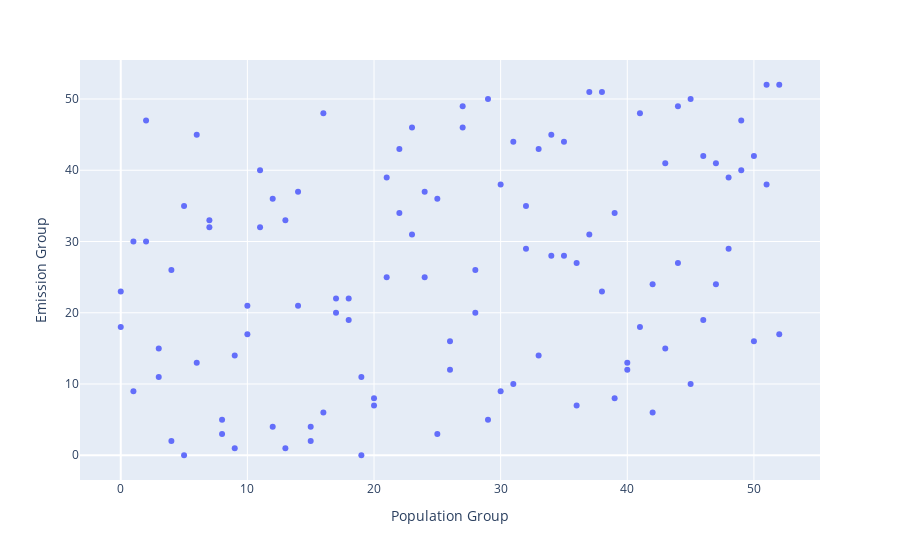
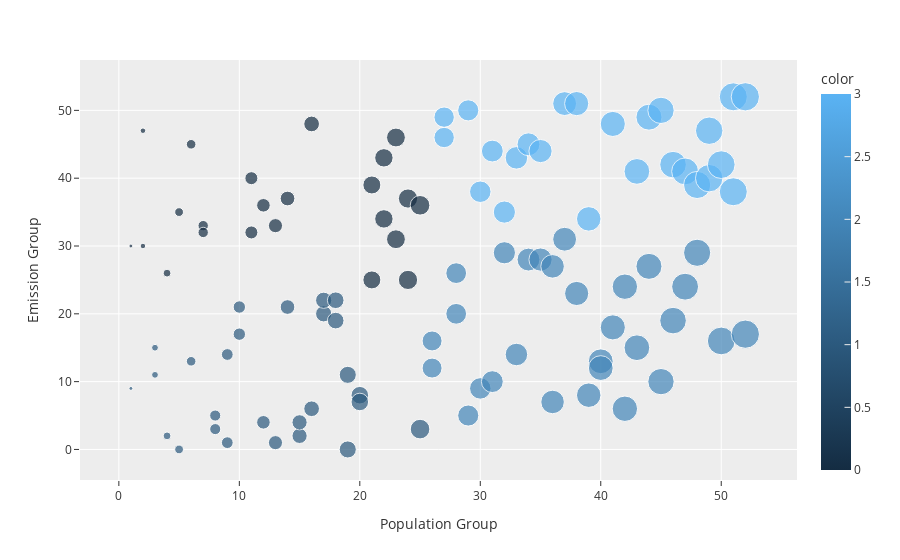

The cell these charts' notebook holds for them, in order:
### Code cell
# Reading data and renaming columns
co2_data = pd.read_csv("co2_emission.csv")
flood_data = pd.read_csv("gfd_event_stats_20215_13_error_fixed_2.csv")
co2_data.rename(columns={'Annual CO₂ emissions (tonnes )':'Emission'} ,inplace=True)
flood_data['totalPopulation'] = flood_data['dfo_dead'] + flood_data['dfo_displaced']

def getCommons():
    country_list = np.unique(flood_data['dfo_country'])
    co2_country = np.unique(co2_data['Entity'])
    country_list.sort()
    co2_country.sort()
    common_countries = []
    count = 0
    for countryName in country_list:
        for country in co2_country:
            if(countryName == country):
                count = count + 1
                common_countries.append(countryName)
    return common_countries

def getTimeRange(countryName):
    split_list = []
    for info in flood_data[flood_data['dfo_country'] == countryName]['system:index']:
        splitted = info.split('_')
        split_list.append(splitted[-1][0:4])
    return (split_list[0] ,split_list[-1])
common_countries = getCommons()

def getTotalPop(countryName):
    return flood_data[flood_data['dfo_country'] == countryName]['totalPopulation'].sum()

def getCO2Pollution(dates ,countryName):
    countryData = co2_data[co2_data['Entity'] == countryName]
    times = list(np.arange(int(dates[0]) ,(int(dates[1])+1)))
    total = countryData[countryData['Year'].isin(times)]['Emission'].sum()
    return total

country_data_co2 = co2_data[ (co2_data['Entity'] == common_countries[0])]
country_data_flood = flood_data[ flood_data['dfo_country'] == common_countries[0] ]
country_data_flood = flood_data[['dfo_began' ,'dfo_ended' ,'totalPopulation']]

data = []
formatted_data = []
for countryName in common_countries:
    data.append([countryName ,getTotalPop(countryName) ,getCO2Pollution(getTimeRange(countryName) ,countryName)])

for row in data:
    formatted_data.append([float(row[1]),float(row[2])])

arr = np.array(formatted_data)
names = np.array(data)

d = {'Country Name' : names[:,0] ,'Total Population' :arr[:,0] ,'Emission' : arr[:,1]}
df = pd.DataFrame(data=d)
df['Ratio'] = 0 # df['Total Population'] / df['Emission'] 

df['Emission Group'] = 0
df['Population Group'] = 0
df = df.sort_values(by=['Emission'])
emission_indexes = df['Emission'].index
index = 0
for i in emission_indexes:
    df.at[emission_indexes[index] ,'Emission Group'] = index / 2
    index = index + 1

df = df.sort_values(by=['Total Population'])
pop_indexes = df['Emission'].index
index = 0
for i in pop_indexes:
    df.at[pop_indexes[index] ,'Population Group'] = index / 2
    index = index + 1

df = df.sort_values(by=['Total Population'])
ratio_indexes = df['Total Population'].index
index = 0
for i in ratio_indexes:
    df.at[ratio_indexes[index] ,'Ratio'] = index / 2
    index = index + 1


df.replace(np.inf ,0 ,inplace=True)

fig = px.scatter(df,x='Population Group',y='Emission Group',hover_data=['Country Name'])
fig.show()

kmeans_df = df[['Population Group','Emission Group']]
kmeans_df = kmeans_df.to_numpy()

# Using elbow method to find optimal cluster number.
inertias = []
mapping1 = {}
mapping2 = {}
K = range(1, 10)
 
for k in K:
    # Building and fitting the model
    kmeanModel = KMeans(n_clusters=k).fit(kmeans_df)
    kmeanModel.fit(kmeans_df)
    inertias.append(kmeanModel.inertia_)
 
    mapping1[k] = sum(np.min(cdist(kmeans_df, kmeanModel.cluster_centers_,
                                   'euclidean'), axis=1)) / kmeans_df.shape[0]
    mapping2[k] = kmeanModel.inertia_

plt.plot(K, inertias, 'bx-')
plt.xlabel('Values of K')
plt.ylabel('Inertia')
plt.title('The Elbow Method using Inertia')
plt.show()

last_df = pd.DataFrame(df, columns = ['Population Group','Emission Group','Country Name','Ratio'])
kmeans = KMeans(n_clusters=4, random_state=0)

kmeans = kmeans.fit(kmeans_df)

fig2 = px.scatter(last_df, x='Population Group',y='Emission Group', color=kmeans.labels_, 
                 hover_data=['Country Name'], template='ggplot2',size='Ratio')  
fig2.show()

### Figure 1 — Plotly figure (JSON) as saved in the notebook; plotly's stock layout.template omitted (floating-point values rounded to 4 significant figures)
{"data": [{"customdata": [["Belarus"], ["Azerbaijan"], ["Iraq"], ["Latvia"], ["Spain"], ["Egypt"], ["Slovenia"], ["Yemen"], ["Croatia"], ["Czech Republic"], ["Algeria"], ["Mongolia"], ["Turkey"], ["Bosnia and Herzegovina"], ["Morocco"], ["Ukraine"], ["Bahamas"], ["Togo"], ["Rwanda"], ["Botswana"], ["Papua New Guinea"], ["Tunisia"], ["Poland"], ["Greece"], ["Palestine"], ["Serbia"], ["Bulgaria"], ["Burundi"], ["New Zealand"], ["Hungary"], ["Fiji"], ["Lesotho"], ["Georgia"], ["Canada"], ["Slovakia"], ["Senegal"], ["Chile"], ["Syria"], ["South Sudan"], ["Mali"], ["Costa Rica"], ["Niger"], ["Italy"], ["Albania"], ["Iran"], ["Angola"], ["Cuba"], ["France"], ["Tanzania"], ["Romania"], ["North Korea"], ["Guinea"], ["Zambia"], ["Afghanistan"], ["Kazakhstan"], ["South Africa"], ["Uruguay"], ["Namibia"], ["Burkina Faso"], ["Australia"], ["South Korea"], ["Somalia"], ["Jamaica"], ["Venezuela"], ["Peru"], ["Dominican Republic"], ["Guatemala"], ["Japan"], ["Argentina"], ["Myanmar"], ["Malaysia"], ["Sudan"], ["El Salvador"], ["Kenya"], ["Germany"], ["Bolivia"], ["Mozambique"], ["Russia"], ["Mauritania"], ["Ecuador"], ["Haiti"], ["Guyana"], ["Ethiopia"], ["Brazil"], ["Chad"], ["Paraguay"], ["Nigeria"], ["Uganda"], ["Ghana"], ["Indonesia"], ["Malawi"], ["Mexico"], ["Madagascar"], ["Vietnam"], ["Cambodia"], ["Taiwan"], ["Sri Lanka"], ["Colombia"], ["Thailand"], ["Philippines"], ["Nepal"], ["Pakistan"], ["China"], ["Bangladesh"], ["Nicaragua"], ["India"]], "hovertemplate": "Population Group=%{x}<br>Emission Group=%{y}<br>Country Name=%{customdata[0]}<extra></extra>", "legendgroup": "", "marker": {"color": "#636efa", "symbol": "circle"}, "mode": "markers", "name": "", "orientation": "v", "showlegend": false, "type": "scatter", "x": [0, 0, 1, 1, 2, 2, 3, 3, 4, 4, 5, 5, 6, 6, 7, 7, 8, 8, 9, 9, 10, 10, 11, 11, 12, 12, 13, 13, 14, 14, 15, 15, 16, 16, 17, 17, 18, 18, 19, 19, 20, 20, 21, 21, 22, 22, 23, 23, 24, 24, 25, 25, 26, 26, 27, 27, 28, 28, 29, 29, 30, 30, 31, 31, 32, 32, 33, 33, 34, 34, 35, 35, 36, 36, 37, 37, 38, 38, 39, 39, 40, 40, 41, 41, 42, 42, 43, 43, 44, 44, 45, 45, 46, 46, 47, 47, 48, 48, 49, 49, 50, 50, 51, 51, 52, 52], "xaxis": "x", "y": [23, 18, 30, 9, 47, 30, 11, 15, 2, 26, 35, 0, 45, 13, 33, 32, 5, 3, 1, 14, 21, 17, 32, 40, 4, 36, 33, 1, 37, 21, 2, 4, 6, 48, 20, 22, 22, 19, 0, 11, 8, 7, 39, 25, 43, 34, 31, 46, 25, 37, 36, 3, 12, 16, 46, 49, 26, 20, 5, 50, 38, 9, 10, 44, 35, 29, 14, 43, 45, 28, 44, 28, 7, 27, 51, 31, 23, 51, 8, 34, 13, 12, 18, 48, 6, 24, 41, 15, 27, 49, 10, 50, 19, 42, 24, 41, 29, 39, 47, 40, 16, 42, 52, 38, 17, 52], "yaxis": "y"}], "layout": {"legend": {"tracegroupgap": 0}, "margin": {"t": 60}, "xaxis": {"anchor": "y", "domain": [0, 1], "title": {"text": "Population Group"}}, "yaxis": {"anchor": "x", "domain": [0, 1], "title": {"text": "Emission Group"}}}}

### Figure 2 — Plotly figure (JSON) as saved in the notebook; plotly's stock layout.template omitted (floating-point values rounded to 4 significant figures)
{"data": [{"customdata": [["Belarus"], ["Azerbaijan"], ["Iraq"], ["Latvia"], ["Spain"], ["Egypt"], ["Slovenia"], ["Yemen"], ["Croatia"], ["Czech Republic"], ["Algeria"], ["Mongolia"], ["Turkey"], ["Bosnia and Herzegovina"], ["Morocco"], ["Ukraine"], ["Bahamas"], ["Togo"], ["Rwanda"], ["Botswana"], ["Papua New Guinea"], ["Tunisia"], ["Poland"], ["Greece"], ["Palestine"], ["Serbia"], ["Bulgaria"], ["Burundi"], ["New Zealand"], ["Hungary"], ["Fiji"], ["Lesotho"], ["Georgia"], ["Canada"], ["Slovakia"], ["Senegal"], ["Chile"], ["Syria"], ["South Sudan"], ["Mali"], ["Costa Rica"], ["Niger"], ["Italy"], ["Albania"], ["Iran"], ["Angola"], ["Cuba"], ["France"], ["Tanzania"], ["Romania"], ["North Korea"], ["Guinea"], ["Zambia"], ["Afghanistan"], ["Kazakhstan"], ["South Africa"], ["Uruguay"], ["Namibia"], ["Burkina Faso"], ["Australia"], ["South Korea"], ["Somalia"], ["Jamaica"], ["Venezuela"], ["Peru"], ["Dominican Republic"], ["Guatemala"], ["Japan"], ["Argentina"], ["Myanmar"], ["Malaysia"], ["Sudan"], ["El Salvador"], ["Kenya"], ["Germany"], ["Bolivia"], ["Mozambique"], ["Russia"], ["Mauritania"], ["Ecuador"], ["Haiti"], ["Guyana"], ["Ethiopia"], ["Brazil"], ["Chad"], ["Paraguay"], ["Nigeria"], ["Uganda"], ["Ghana"], ["Indonesia"], ["Malawi"], ["Mexico"], ["Madagascar"], ["Vietnam"], ["Cambodia"], ["Taiwan"], ["Sri Lanka"], ["Colombia"], ["Thailand"], ["Philippines"], ["Nepal"], ["Pakistan"], ["China"], ["Bangladesh"], ["Nicaragua"], ["India"]], "hovertemplate": "Population Group=%{x}<br>Emission Group=%{y}<br>Ratio=%{marker.size}<br>Country Name=%{customdata[0]}<br>color=%{marker.color}<extra></extra>", "legendgroup": "", "marker": {"color": [1, 1, 0, 1, 0, 0, 1, 1, 1, 0, 0, 1, 0, 1, 0, 0, 1, 1, 1, 1, 1, 1, 0, 0, 1, 0, 0, 1, 0, 1, 1, 1, 1, 0, 1, 1, 1, 1, 1, 1, 1, 1, 0, 0, 0, 0, 0, 0, 0, 0, 0, 1, 2, 2, 3, 3, 2, 2, 2, 3, 3, 2, 2, 3, 3, 2, 2, 3, 3, 2, 3, 2, 2, 2, 3, 2, 2, 3, 2, 3, 2, 2, 2, 3, 2, 2, 3, 2, 2, 3, 2, 3, 2, 3, 2, 3, 2, 3, 3, 3, 2, 3, 3, 3, 2, 3], "coloraxis": "coloraxis", "size": [0, 0, 1, 1, 2, 2, 3, 3, 4, 4, 5, 5, 6, 6, 7, 7, 8, 8, 9, 9, 10, 10, 11, 11, 12, 12, 13, 13, 14, 14, 15, 15, 16, 16, 17, 17, 18, 18, 19, 19, 20, 20, 21, 21, 22, 22, 23, 23, 24, 24, 25, 25, 26, 26, 27, 27, 28, 28, 29, 29, 30, 30, 31, 31, 32, 32, 33, 33, 34, 34, 35, 35, 36, 36, 37, 37, 38, 38, 39, 39, 40, 40, 41, 41, 42, 42, 43, 43, 44, 44, 45, 45, 46, 46, 47, 47, 48, 48, 49, 49, 50, 50, 51, 51, 52, 52], "sizemode": "area", "sizeref": 0.13, "symbol": "circle"}, "mode": "markers", "name": "", "orientation": "v", "showlegend": false, "type": "scatter", "x": [0, 0, 1, 1, 2, 2, 3, 3, 4, 4, 5, 5, 6, 6, 7, 7, 8, 8, 9, 9, 10, 10, 11, 11, 12, 12, 13, 13, 14, 14, 15, 15, 16, 16, 17, 17, 18, 18, 19, 19, 20, 20, 21, 21, 22, 22, 23, 23, 24, 24, 25, 25, 26, 26, 27, 27, 28, 28, 29, 29, 30, 30, 31, 31, 32, 32, 33, 33, 34, 34, 35, 35, 36, 36, 37, 37, 38, 38, 39, 39, 40, 40, 41, 41, 42, 42, 43, 43, 44, 44, 45, 45, 46, 46, 47, 47, 48, 48, 49, 49, 50, 50, 51, 51, 52, 52], "xaxis": "x", "y": [23, 18, 30, 9, 47, 30, 11, 15, 2, 26, 35, 0, 45, 13, 33, 32, 5, 3, 1, 14, 21, 17, 32, 40, 4, 36, 33, 1, 37, 21, 2, 4, 6, 48, 20, 22, 22, 19, 0, 11, 8, 7, 39, 25, 43, 34, 31, 46, 25, 37, 36, 3, 12, 16, 46, 49, 26, 20, 5, 50, 38, 9, 10, 44, 35, 29, 14, 43, 45, 28, 44, 28, 7, 27, 51, 31, 23, 51, 8, 34, 13, 12, 18, 48, 6, 24, 41, 15, 27, 49, 10, 50, 19, 42, 24, 41, 29, 39, 47, 40, 16, 42, 52, 38, 17, 52], "yaxis": "y"}], "layout": {"coloraxis": {"colorbar": {"title": {"text": "color"}}, "colorscale": [[0, "rgb(20,44,66)"], [1, "rgb(90,179,244)"]]}, "legend": {"itemsizing": "constant", "tracegroupgap": 0}, "margin": {"t": 60}, "xaxis": {"anchor": "y", "domain": [0, 1], "title": {"text": "Population Group"}}, "yaxis": {"anchor": "x", "domain": [0, 1], "title": {"text": "Emission Group"}}}}
